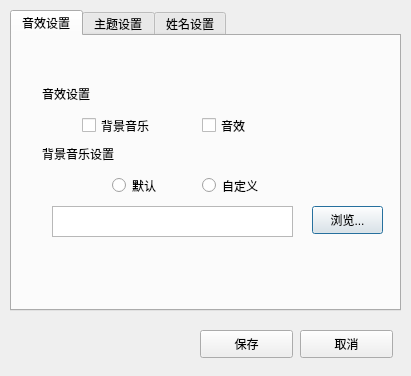
<?xml version="1.0" encoding="UTF-8"?>
<ui version="4.0">
 <class>CSetDlg</class>
 <widget class="QDialog" name="CSetDlg">
  <property name="geometry">
   <rect>
    <x>0</x>
    <y>0</y>
    <width>411</width>
    <height>376</height>
   </rect>
  </property>
  <property name="windowTitle">
   <string>Dialog</string>
  </property>
  <widget class="QTabWidget" name="tabWidget">
   <property name="geometry">
    <rect>
     <x>10</x>
     <y>10</y>
     <width>391</width>
     <height>301</height>
    </rect>
   </property>
   <property name="currentIndex">
    <number>0</number>
   </property>
   <widget class="QWidget" name="tab">
    <attribute name="title">
     <string>音效设置</string>
    </attribute>
    <widget class="QRadioButton" name="radioButton_2">
     <property name="geometry">
      <rect>
       <x>190</x>
       <y>140</y>
       <width>81</width>
       <height>19</height>
      </rect>
     </property>
     <property name="text">
      <string>自定义</string>
     </property>
    </widget>
    <widget class="QCheckBox" name="checkBox">
     <property name="geometry">
      <rect>
       <x>70</x>
       <y>80</y>
       <width>91</width>
       <height>19</height>
      </rect>
     </property>
     <property name="text">
      <string>背景音乐</string>
     </property>
    </widget>
    <widget class="QCheckBox" name="checkBox_2">
     <property name="geometry">
      <rect>
       <x>190</x>
       <y>80</y>
       <width>91</width>
       <height>19</height>
      </rect>
     </property>
     <property name="text">
      <string>音效</string>
     </property>
    </widget>
    <widget class="QLabel" name="label">
     <property name="geometry">
      <rect>
       <x>30</x>
       <y>50</y>
       <width>72</width>
       <height>15</height>
      </rect>
     </property>
     <property name="text">
      <string>音效设置</string>
     </property>
    </widget>
    <widget class="QRadioButton" name="radioButton">
     <property name="geometry">
      <rect>
       <x>100</x>
       <y>140</y>
       <width>71</width>
       <height>19</height>
      </rect>
     </property>
     <property name="text">
      <string>默认</string>
     </property>
    </widget>
    <widget class="QTextEdit" name="textEdit">
     <property name="geometry">
      <rect>
       <x>40</x>
       <y>170</y>
       <width>241</width>
       <height>31</height>
      </rect>
     </property>
    </widget>
    <widget class="QLabel" name="label_2">
     <property name="geometry">
      <rect>
       <x>30</x>
       <y>110</y>
       <width>111</width>
       <height>16</height>
      </rect>
     </property>
     <property name="text">
      <string>背景音乐设置</string>
     </property>
    </widget>
    <widget class="QPushButton" name="pushButton_5">
     <property name="geometry">
      <rect>
       <x>300</x>
       <y>170</y>
       <width>71</width>
       <height>28</height>
      </rect>
     </property>
     <property name="text">
      <string>浏览...</string>
     </property>
    </widget>
   </widget>
   <widget class="QWidget" name="tab_2">
    <attribute name="title">
     <string>主题设置</string>
    </attribute>
    <widget class="QLabel" name="label_3">
     <property name="geometry">
      <rect>
       <x>40</x>
       <y>140</y>
       <width>72</width>
       <height>15</height>
      </rect>
     </property>
     <property name="text">
      <string>宝石图片</string>
     </property>
    </widget>
    <widget class="QTextEdit" name="textEdit_2">
     <property name="geometry">
      <rect>
       <x>120</x>
       <y>170</y>
       <width>161</width>
       <height>31</height>
      </rect>
     </property>
    </widget>
    <widget class="QLabel" name="label_4">
     <property name="geometry">
      <rect>
       <x>40</x>
       <y>180</y>
       <width>72</width>
       <height>15</height>
      </rect>
     </property>
     <property name="text">
      <string>暂停图片</string>
     </property>
    </widget>
    <widget class="QRadioButton" name="radioButton_3">
     <property name="geometry">
      <rect>
       <x>60</x>
       <y>50</y>
       <width>61</width>
       <height>19</height>
      </rect>
     </property>
     <property name="text">
      <string>默认</string>
     </property>
    </widget>
    <widget class="QRadioButton" name="radioButton_4">
     <property name="geometry">
      <rect>
       <x>220</x>
       <y>140</y>
       <width>71</width>
       <height>19</height>
      </rect>
     </property>
     <property name="text">
      <string>风格2</string>
     </property>
    </widget>
    <widget class="QTextEdit" name="textEdit_3">
     <property name="geometry">
      <rect>
       <x>120</x>
       <y>90</y>
       <width>161</width>
       <height>31</height>
      </rect>
     </property>
    </widget>
    <widget class="QPushButton" name="pushButton_6">
     <property name="geometry">
      <rect>
       <x>290</x>
       <y>170</y>
       <width>71</width>
       <height>28</height>
      </rect>
     </property>
     <property name="text">
      <string>浏览...</string>
     </property>
    </widget>
    <widget class="QRadioButton" name="radioButton_5">
     <property name="geometry">
      <rect>
       <x>180</x>
       <y>50</y>
       <width>81</width>
       <height>19</height>
      </rect>
     </property>
     <property name="text">
      <string>自定义</string>
     </property>
    </widget>
    <widget class="QLabel" name="label_5">
     <property name="geometry">
      <rect>
       <x>40</x>
       <y>100</y>
       <width>72</width>
       <height>15</height>
      </rect>
     </property>
     <property name="text">
      <string>背景图片</string>
     </property>
    </widget>
    <widget class="QPushButton" name="pushButton_4">
     <property name="geometry">
      <rect>
       <x>290</x>
       <y>90</y>
       <width>71</width>
       <height>28</height>
      </rect>
     </property>
     <property name="text">
      <string>浏览...</string>
     </property>
    </widget>
    <widget class="QRadioButton" name="radioButton_6">
     <property name="geometry">
      <rect>
       <x>120</x>
       <y>140</y>
       <width>71</width>
       <height>19</height>
      </rect>
     </property>
     <property name="text">
      <string>风格1</string>
     </property>
    </widget>
   </widget>
   <widget class="QWidget" name="tab_3">
    <attribute name="title">
     <string>姓名设置</string>
    </attribute>
    <widget class="QTextEdit" name="nameEdit">
     <property name="geometry">
      <rect>
       <x>20</x>
       <y>130</y>
       <width>351</width>
       <height>31</height>
      </rect>
     </property>
    </widget>
    <widget class="QLabel" name="label_6">
     <property name="geometry">
      <rect>
       <x>20</x>
       <y>80</y>
       <width>211</width>
       <height>31</height>
      </rect>
     </property>
     <property name="font">
      <font>
       <family>微软雅黑</family>
       <pointsize>11</pointsize>
      </font>
     </property>
     <property name="text">
      <string>请输入您的游戏昵称：</string>
     </property>
    </widget>
   </widget>
  </widget>
  <widget class="QPushButton" name="pushButton">
   <property name="geometry">
    <rect>
     <x>200</x>
     <y>330</y>
     <width>93</width>
     <height>28</height>
    </rect>
   </property>
   <property name="text">
    <string>保存</string>
   </property>
  </widget>
  <widget class="QPushButton" name="pushButton_2">
   <property name="geometry">
    <rect>
     <x>300</x>
     <y>330</y>
     <width>93</width>
     <height>28</height>
    </rect>
   </property>
   <property name="text">
    <string>取消</string>
   </property>
  </widget>
 </widget>
 <resources/>
 <connections/>
</ui>
